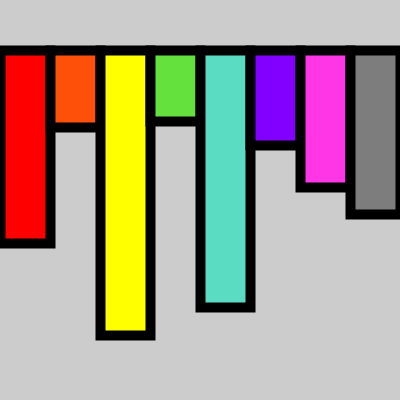
Frame 1 (no input)
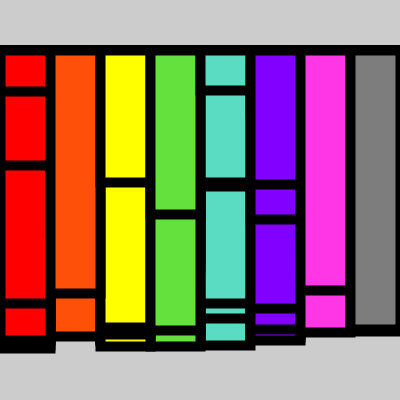
Frame 60 (the mouse pressed at the canvas centre just before this capture)
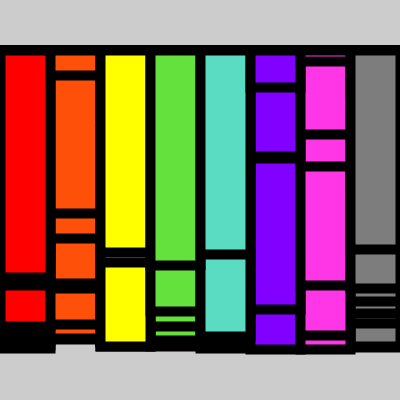
Frame 120 (the mouse held since frame 60 and released just before this capture)

The Processing sketch that drew these frames (run headless with seeded random() and noise(); from frame 60 on, the mouse is pressed at the canvas centre):

// Processing sketch: processing_66769
// ── processing_66769.pde

void setup()
{
  size(400,400);
  strokeWeight(10);
}

void draw()
{
  fill(255,0,0);
  rect(0,50,50,random(300));
  fill(255,80,10);
  rect(50,50,50,random(300));
  fill(255,255,0);
  rect(100,50,50,random(300));
  fill(100,225,60);
  rect(150,50,50,random(300));
  fill(90,220,195);
  rect(200,50,50,random(300));
  fill(130,0,255);
  rect(250,50,50,random(300));
  fill(255,54,230);
  rect(300,50,50,random(300));
  fill(125,125,125);
  rect(350,50,50,random(300));
 

}
  
